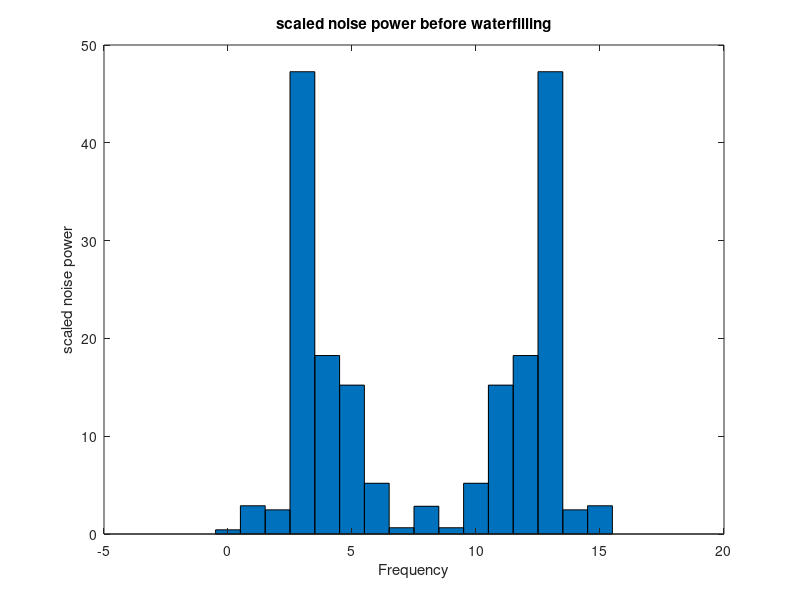
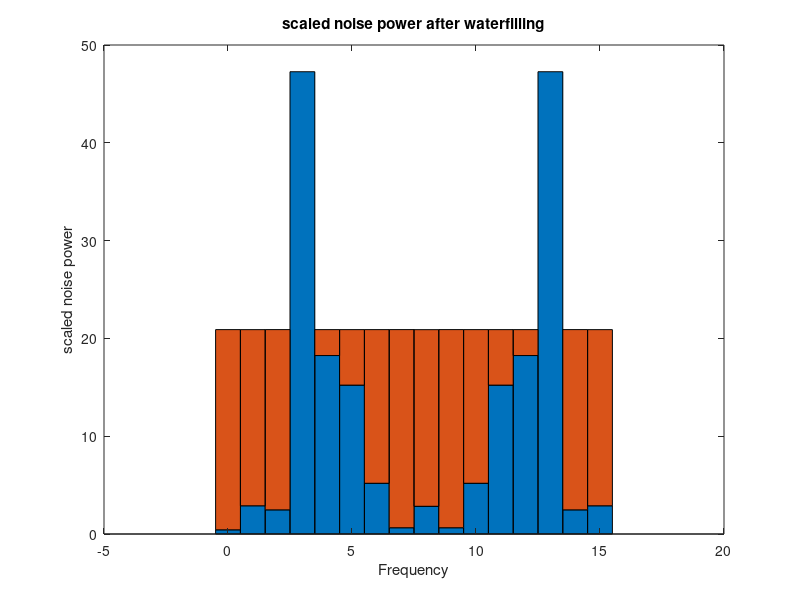

The MATLAB script that drew these images, in order:
f=0:15 ;
h=[0.4 ;0 ;0.26 ;0 ;0 ;0.4 ;0 ;0.6 ;0 ;0.5];
H_freq_mag=abs(fft(h,16)) ;
H_freq_mag_squared=(H_freq_mag).^2 ;
scaled_noise_power=2./H_freq_mag_squared ;
figure(1)
bar(f,scaled_noise_power,1) ;
xlabel('Frequency');
ylabel('scaled noise power') ;
title('scaled noise power before waterfilling') ;
hold on
p=[20.47 ; 18.01 ; 18.43 ; 0 ; 2.65 ; 5.675 ; 15.71 ; 20.26 ; 18.06 ; ...
    20.26 ; 15.71 ; 5.675 ; 2.65 ; 0 ; 18.43 ; 18.01] ;
water_filled_power=[scaled_noise_power p] ;
figure(2)
bar(f,water_filled_power,1,'stacked') ;
xlabel('Frequency');
ylabel('scaled noise power') ;
title('scaled noise power after waterfilling') ;
hold off
